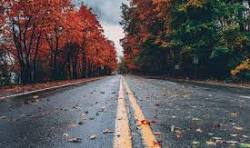
#> input picture virtuval background/download (4).jpeg, 250 x 148 px
$ python main.py
#> lines starting #> are read from the running program, lines starting #| are printed output that depends on the picture; after the words box and inside, x2 and y2 are one past the last pixel; in counts of white or black regions, pixels touching at a corner belong together
import cv2
import numpy as np
background = cv2.imread('download (4).jpeg')
#> background is the input picture: shape (148, 250, 3); mean B, G, R 83.9, 82.7, 90.6
background = cv2.resize(background, (640, 480))
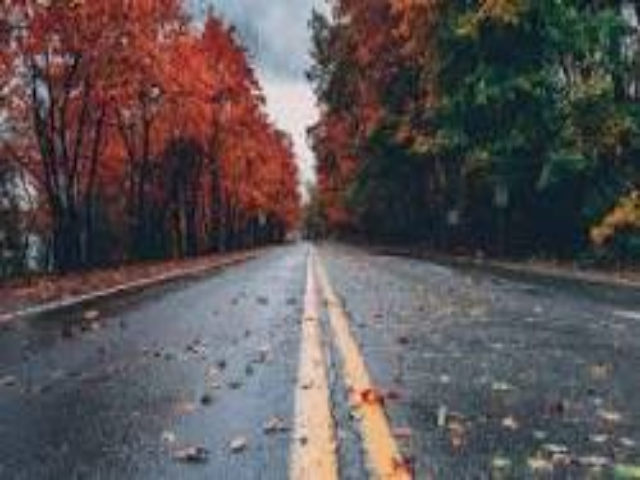
#> background: shape (480, 640, 3); mean B, G, R 83.8, 82.6, 90.4
cap = cv2.VideoCapture(0)
cap.set(3, 640)
cap.set(4, 480)
while True:
    ret, frame = cap.read()
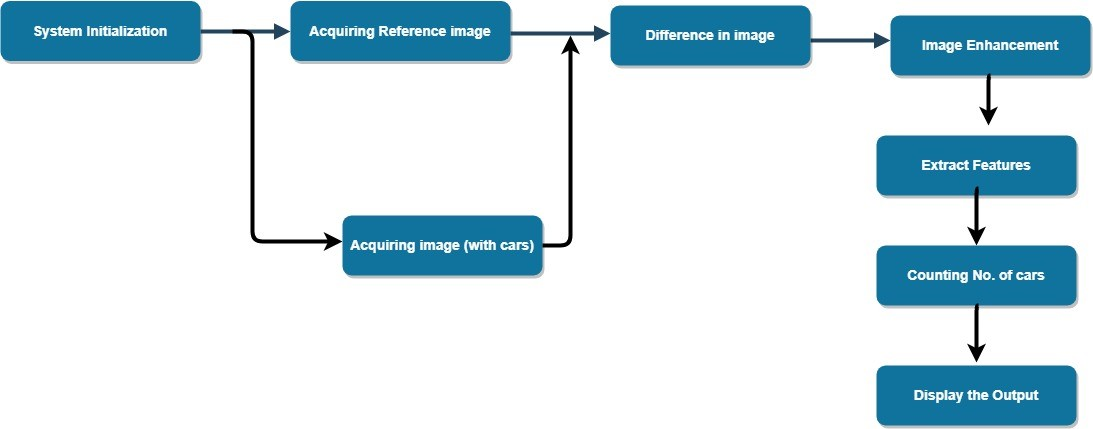
#> input picture SMART-PARKING-SYSTEM-master/Images/image1.jpg, 1093 x 429 px, given in place of the camera
#> frame is the input picture: shape (429, 1093, 3); mean B, G, R 232.7, 224.8, 205.6
    if not ret:
        break
    frame = cv2.flip(frame, 1)
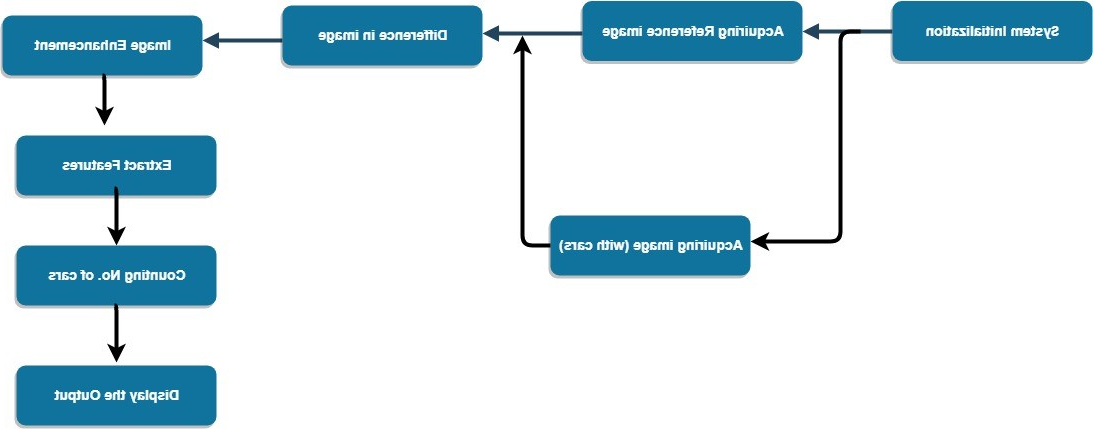
#> frame: shape (429, 1093, 3); mean B, G, R 232.7, 224.8, 205.6
    hsv = cv2.cvtColor(frame, cv2.COLOR_BGR2HSV)
#> hsv: shape (429, 1093, 3); mean H, S, V 27.8, 44.2, 232.8
    lower = np.array([35, 40, 40])
    upper = np.array([85, 255, 255])
    mask = cv2.inRange(hsv, lower, upper)
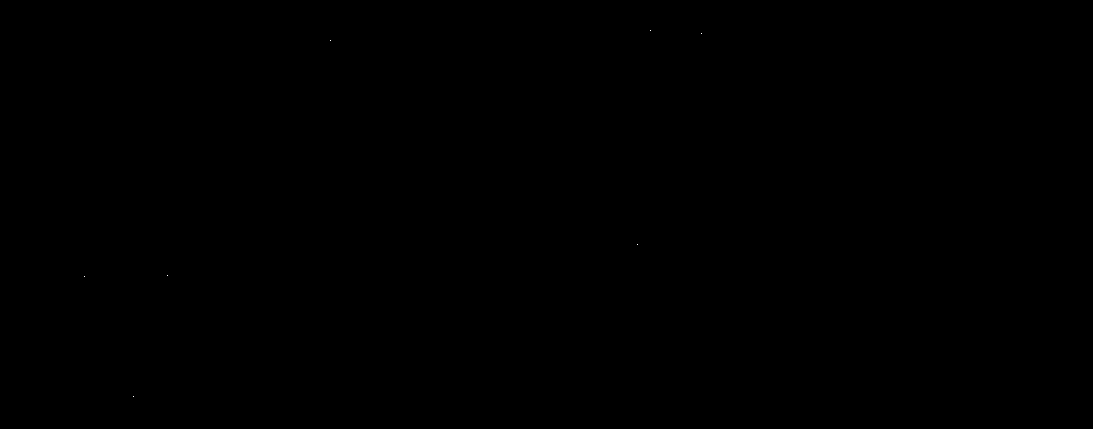
#> mask: shape (429, 1093); 0% white in thin lines or dots, all inside (x1, y1, x2, y2) = (84, 30, 702, 397)
    mask_inv = cv2.bitwise_not(mask)
    person = cv2.bitwise_and(frame, frame, mask=mask_inv)
#> (the run stopped early here; a loop or call above may not have finished)
